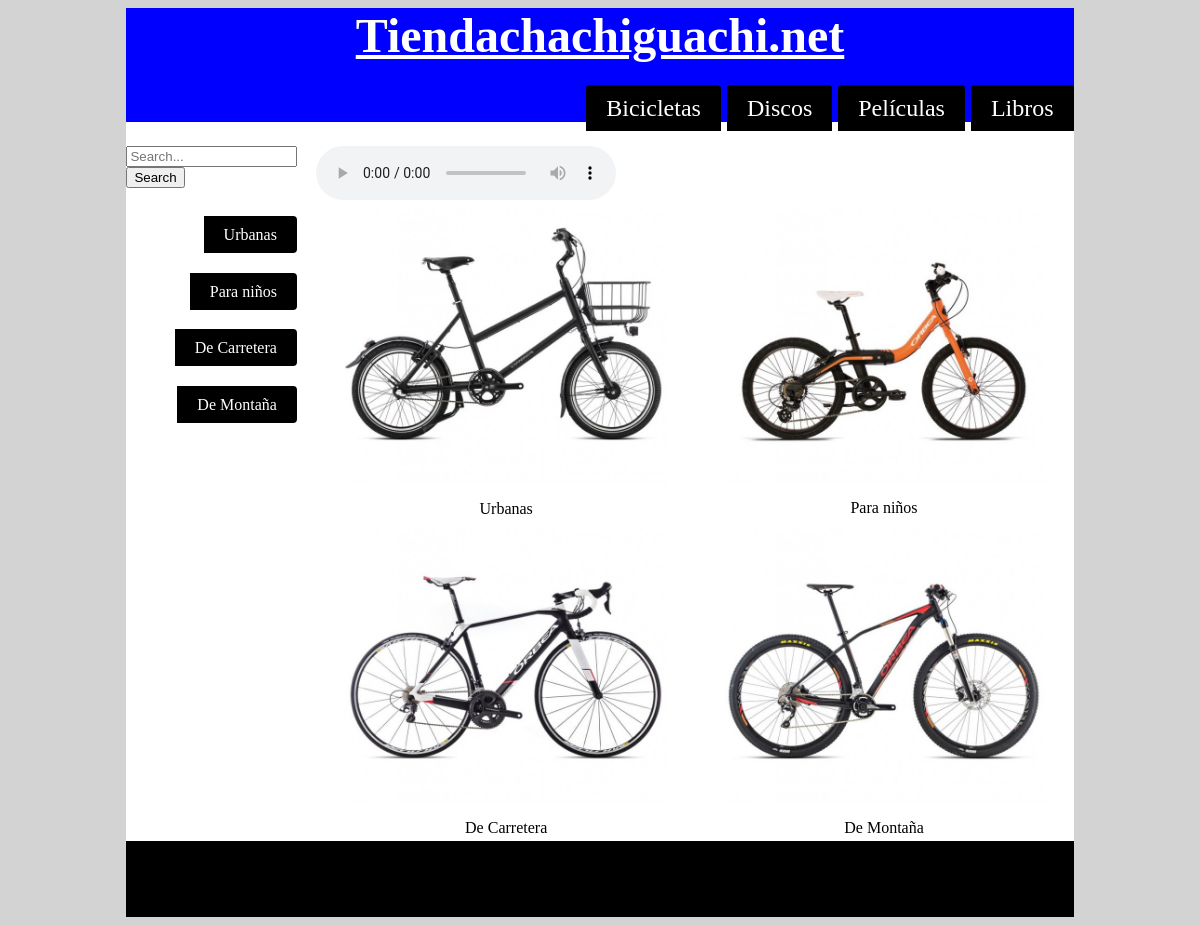
Screenshot of /shop/bikes/ with the database file from the repository.
### shop/models.py (models this page shows, shortened)
@python_2_unicode_compatible
class Genre(models.Model):
    id = models.CharField(primary_key=True, max_length= 200)
    text = models.CharField(max_length=200)
    imgsrc = models.ImageField(upload_to="media/shop/genre/Images", blank="True", default="static/shop/images/nodisp.jpg")
    audiosrc = models.FileField(upload_to="media/shop/genre/Audio", blank="True")
    pub_date = models.DateTimeField('date published')

@python_2_unicode_compatible
class Item(models.Model):
    genre = models.ForeignKey(Genre, on_delete=models.CASCADE)
    id = models.CharField(primary_key=True, max_length= 200)
    text = models.CharField(max_length=200)
    price = models.IntegerField()
    inCart = models.BooleanField(default=False)
    imgsrc = models.ImageField(upload_to="media/shop/item/Images", blank="True", default="static/shop/images/nodisp.jpg")
    detailImgsrc = models.ImageField(upload_to="media/shop/item/detail/Images", blank="True")
    audiosrc = models.FileField(upload_to="media/shop/item/detail/Audio", blank="True")
    videosrc = models.FileField(upload_to="media/shop/item/detail/Video", blank="True")
    pub_date = models.DateTimeField('date published')

### shop/views.py (the view)
# urls.py: url(r'^(?P<genre_id>\w+)/$', views.genreView, name='genre'),
def genreView(request, genre_id):
    genre = get_object_or_404(Genre, id=genre_id)
    genre_list = Genre.objects.order_by('pub_date')[:4]
    item_list = Item.objects.filter(genre__id = genre_id).order_by('pub_date')[:4]
    context = {'genre_list': genre_list, 'item_list': item_list, 'actgenre': genre}
    return render(request, 'shop/genre.html', context)

### shop/templates/shop/genre.html
{% extends "shop/base.html" %}
{% load staticfiles %}
{% block aside %}
    <ul id="options">
        {% for item in item_list %}
        <li><a href="{% url 'shop:item' actgenre.id item.id %}">{{ item.text }}</a></li>
        {% endfor %}
    </ul>
{% endblock %}
{% block optional %}
{% if actgenre.audiosrc %}
    <audio controls autoplay>
        <source src="{{actgenre.audiosrc.url}}" type="audio/mpeg">
    </audio>
{% endif %}
{% endblock %}
{% block section %}
    <table>
        {% for item in item_list %}
        {% if not forloop.counter|divisibleby:2 %}
        <tr>
        {% endif %}
            <td>
                <div class="item">
                    <a href = "{% url 'shop:item' actgenre.id item.id %}">
                        <img class="itemimg" src="{{item.imgsrc.url}}" alt="missing image">
                    </a>
                    <p> {{ item.text }} </p>
                </div>
            </td>
        {% if forloop.counter|divisibleby:2 %}
        </tr>
        {% endif %}
        {% endfor %}
    </table>
{% endblock %}

### shop/templates/shop/base.html (shortened to what this page needs)
{% load staticfiles %}
<html lang="es">
	<head>
		<link rel="stylesheet" type="text/css" href="{% static 'shop/shopStyle.css' %}">
	</head>
	<body>
		<div id="page">
			<header>
				<h1><a href="{% url 'shop:index' %}">Tiendachachiguachi.net</a></h1>
				<div id = "divmenu">
					<ul id="menu">
						{% for genre in genre_list %}
						<li><a href="{% url 'shop:genre' genre.id %}">{{ genre.text }}</a></li>
						{% endfor %}
					</ul>
				</div>
			</header>
			<aside>
				<form action="{% url 'shop:search' %}" method="get">
					<input id="searchbox" type="text" name="searchbox" placeholder="Search..."><br>
					<input type="submit" value="Search">
				</form>
				{% block aside %}
                {% endblock %}
			</aside>
                {% block optional %}
                {% endblock %}
			<section>
				{% block section %}
                {% endblock %}
			</section>
			<footer>
			</footer>
		</div>
	</body>
</html>

### shop/static/shop/shopStyle.css (style rules this page uses)
body { background-color: lightgray; }
h1 { text-align: center; }
h1 a { color: white; }
#page { display: block; margin: auto; width: 80%; background-color: white; padding: 0; }
header { background-color: blue; color: white; font-size: 150%; }
audio { margin-left: 2%; }
#searchbox { width: 100%; }
section { padding: 0; width: 80%; margin: 0; display: block; clear: none; float: right; }
div.item p { text-align: center; }
section table { width: 100%; margin: 0; padding: 0; clear: none; }
section table tr, section table td { margin: 0; padding: 2px; }
aside { float: left; display: block; width: 18%; clear: none; }
footer { background-color: black; height: 2cm; clear: both; }
img.itemimg { width: 100%; }
ul { padding: 0; text-align: right; clear: none; }
ul li { height: 1.5cm; }
ul#menu li { display: inline; }
ul li a { background-color: black; color: white; padding: 10px 20px; text-decoration: none; text-align: center; }
ul#menu li a { border-radius: 4px 4px 0 0; }
ul#options { margin-top: 1cm; }
ul#options li { display: block; }
ul#options li a { border-radius: 0 4px 4px 0; }

### rows the page displays
Genre: text "Bicicletas"
Genre: text "Discos"
Genre: text "Películas"
Genre: text "Libros"
Item: text "Urbanas", imgsrc (picture)
Item: text "Para niños", imgsrc (picture)
Item: text "De Carretera", imgsrc (picture)
Item: text "De Montaña", imgsrc (picture)
